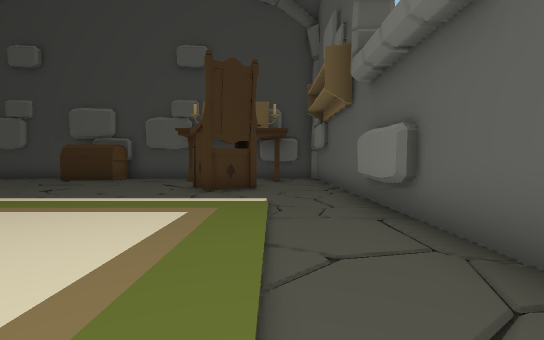
view 1 (above)

13 first-person views from a walk through a Unity game level. The camera is 1.5 m above the floor, tilts 2° down and sees 90° across. The floor is counted in squares, 2 m on a side. Each view is taken from the middle of a square. On the plan, view 1 faces up. The plan holds only what a view shows up to about 10 squares ahead; the rest is blank.

view 2
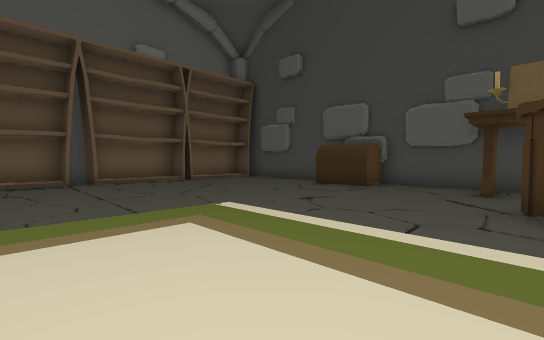

view 3
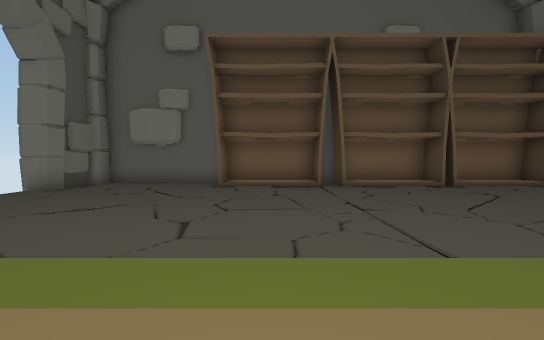

view 4
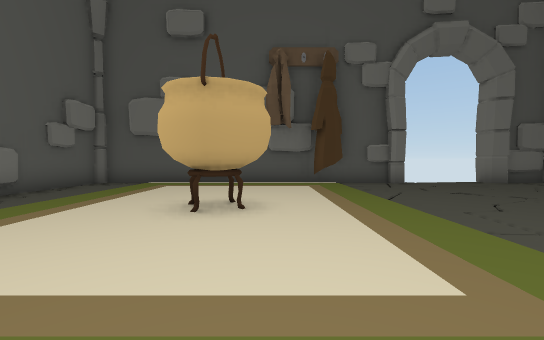

view 5
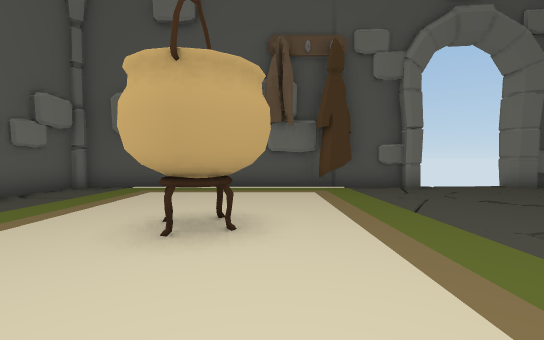

view 6
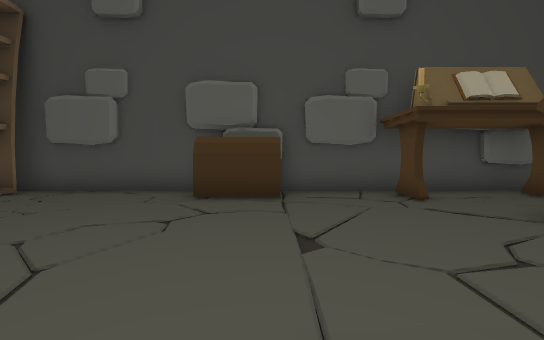

view 7
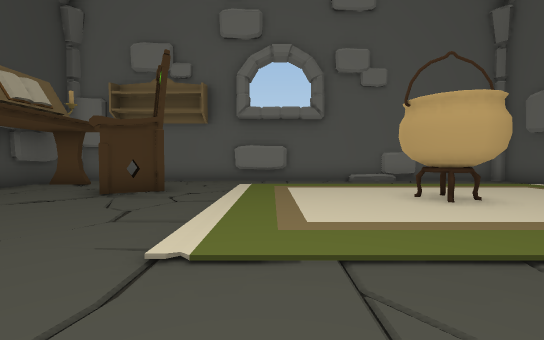

view 8
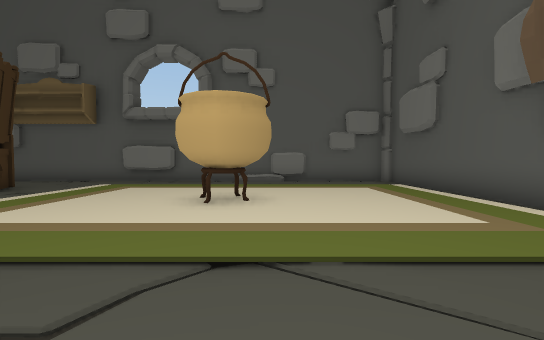

view 9
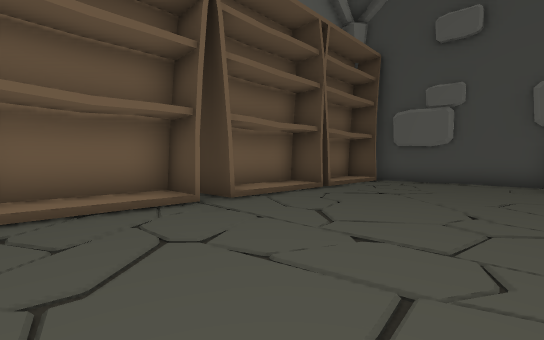

view 10
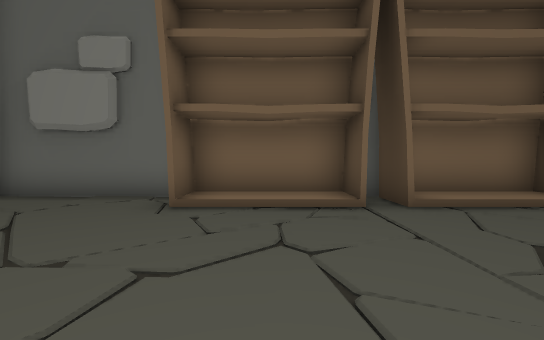

view 11
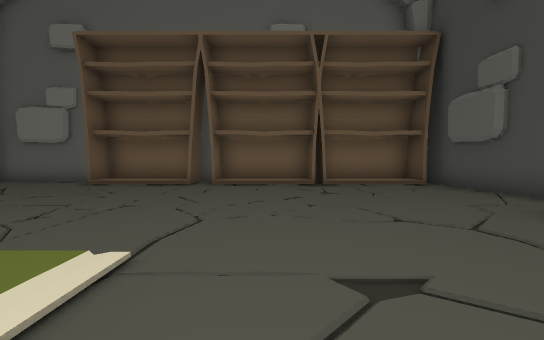

view 12
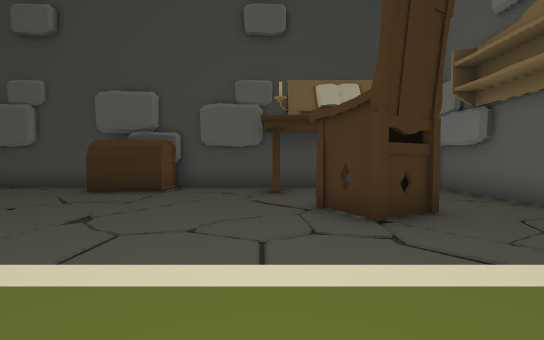

view 13
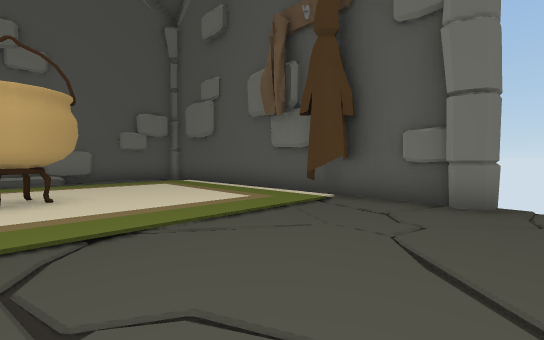

### Floor plan
Key: @ floor where view 1 was taken; # wall or solid block; x gap in a wall; . main floor; : floor 0.25 m higher than the main floor; / step, stairs or slope; O other object.
Columns run from 14 left of view 1 to 2 right of it. Each row starts with its distance up from view 1.
 12  ###### #######
 11 ##..... #.....###
 10 #:.....OO..O..O.#
  9 #:..............#
  8 #:...........O..#
  7 ##..........OO..#
  6 #:............/.#
  5 #:......//.////.#
  4 ##......::::::/.#
  3 #:......::::::..#
  2 #:....../:::::/.#
  1 #:....../:OO::/.#
  0 ##....../::O::@.#
 -1 #.......::::::/.#
 -2 #......./:::::/.#
 -3 #......./:::::/.#
 -4 ###...#.#//////.#
 -5    x  ###########

Where each view was taken, in squares from view 1:
view 1: 0 up, 0 right, facing up
view 2: 2 up, 2 left, facing up-left
view 3: 2 up, 4 left, facing left
view 4: 5 up, 4 left, facing down
view 5: 4 up, 4 left, facing down
view 6: 4 up, 6 left, facing up
view 7: 4 up, 8 left, facing right
view 8: 0 up, 8 left, facing right
view 9: 1 up, 8 left, facing up-left
view 10: 2 up, 8 left, facing left
view 11: 6 up, 4 left, facing left
view 12: 3 up, 3 left, facing up
view 13: 1 up, 9 left, facing down-right
